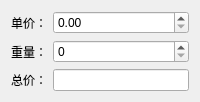
<?xml version="1.0" encoding="UTF-8"?>
<ui version="4.0">
 <class>QSpinBoxDemo</class>
 <widget class="QWidget" name="QSpinBoxDemo">
  <property name="geometry">
   <rect>
    <x>0</x>
    <y>0</y>
    <width>200</width>
    <height>100</height>
   </rect>
  </property>
  <property name="windowTitle">
   <string>QSpinBoxDemo</string>
  </property>
  <layout class="QVBoxLayout" name="verticalLayout">
   <item>
    <layout class="QHBoxLayout" name="horizontalLayout">
     <item>
      <widget class="QLabel" name="label_1">
       <property name="text">
        <string>单价：</string>
       </property>
      </widget>
     </item>
     <item>
      <widget class="QDoubleSpinBox" name="dspbox_Price">
       <property name="sizePolicy">
        <sizepolicy hsizetype="Expanding" vsizetype="Fixed">
         <horstretch>0</horstretch>
         <verstretch>0</verstretch>
        </sizepolicy>
       </property>
      </widget>
     </item>
    </layout>
   </item>
   <item>
    <layout class="QHBoxLayout" name="horizontalLayout_2">
     <item>
      <widget class="QLabel" name="label_2">
       <property name="text">
        <string>重量：</string>
       </property>
      </widget>
     </item>
     <item>
      <widget class="QSpinBox" name="spbox_Weight">
       <property name="sizePolicy">
        <sizepolicy hsizetype="Expanding" vsizetype="Fixed">
         <horstretch>0</horstretch>
         <verstretch>0</verstretch>
        </sizepolicy>
       </property>
      </widget>
     </item>
    </layout>
   </item>
   <item>
    <layout class="QHBoxLayout" name="horizontalLayout_3">
     <item>
      <widget class="QLabel" name="label_3">
       <property name="text">
        <string>总价：</string>
       </property>
      </widget>
     </item>
     <item>
      <widget class="QLineEdit" name="le_Total"/>
     </item>
    </layout>
   </item>
  </layout>
 </widget>
 <resources/>
 <connections/>
</ui>
